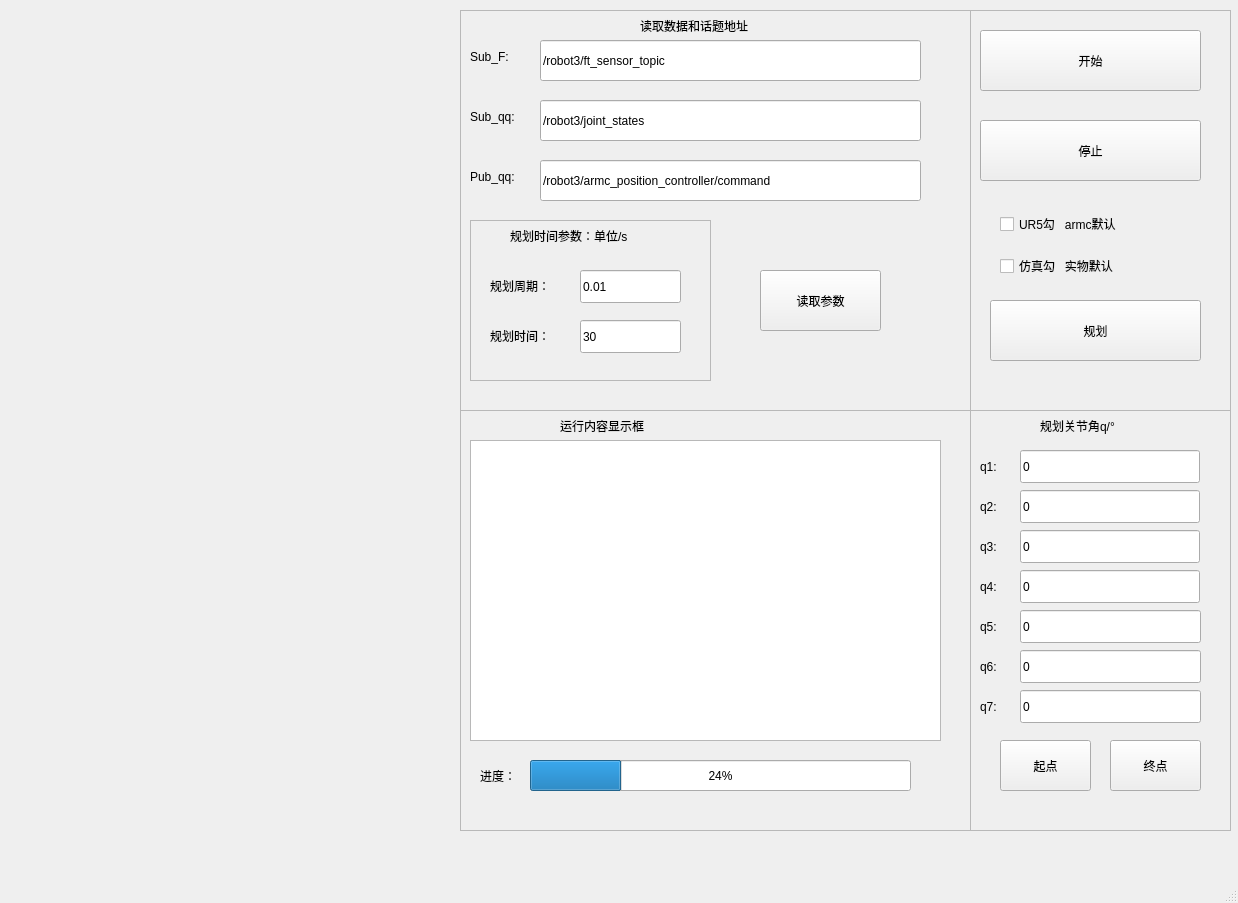
<?xml version="1.0" encoding="UTF-8"?>
<ui version="4.0">
 <class>MainWindow</class>
 <widget class="QMainWindow" name="MainWindow">
  <property name="geometry">
   <rect>
    <x>0</x>
    <y>0</y>
    <width>1238</width>
    <height>903</height>
   </rect>
  </property>
  <property name="windowTitle">
   <string>MainWindow</string>
  </property>
  <property name="iconSize">
   <size>
    <width>16</width>
    <height>16</height>
   </size>
  </property>
  <property name="animated">
   <bool>false</bool>
  </property>
  <widget class="QWidget" name="centralwidget">
   <widget class="QWidget" name="horizontalLayoutWidget">
    <property name="geometry">
     <rect>
      <x>10</x>
      <y>10</y>
      <width>451</width>
      <height>401</height>
     </rect>
    </property>
    <layout class="QHBoxLayout" name="horizontalLayout_1"/>
   </widget>
   <widget class="QWidget" name="horizontalLayoutWidget_2">
    <property name="geometry">
     <rect>
      <x>10</x>
      <y>410</y>
      <width>451</width>
      <height>421</height>
     </rect>
    </property>
    <layout class="QHBoxLayout" name="horizontalLayout_2"/>
   </widget>
   <widget class="QWidget" name="horizontalLayoutWidget_5">
    <property name="geometry">
     <rect>
      <x>460</x>
      <y>410</y>
      <width>511</width>
      <height>421</height>
     </rect>
    </property>
    <layout class="QHBoxLayout" name="horizontalLayout_5">
     <item>
      <widget class="QFrame" name="frame">
       <property name="frameShape">
        <enum>QFrame::StyledPanel</enum>
       </property>
       <property name="frameShadow">
        <enum>QFrame::Raised</enum>
       </property>
       <widget class="QTextEdit" name="textEdit">
        <property name="geometry">
         <rect>
          <x>10</x>
          <y>30</y>
          <width>471</width>
          <height>301</height>
         </rect>
        </property>
       </widget>
       <widget class="QLabel" name="label">
        <property name="geometry">
         <rect>
          <x>100</x>
          <y>0</y>
          <width>131</width>
          <height>31</height>
         </rect>
        </property>
        <property name="text">
         <string>运行内容显示框</string>
        </property>
       </widget>
       <widget class="QProgressBar" name="progressBar">
        <property name="geometry">
         <rect>
          <x>70</x>
          <y>350</y>
          <width>381</width>
          <height>31</height>
         </rect>
        </property>
        <property name="value">
         <number>24</number>
        </property>
       </widget>
       <widget class="QLabel" name="label_15">
        <property name="geometry">
         <rect>
          <x>20</x>
          <y>350</y>
          <width>51</width>
          <height>31</height>
         </rect>
        </property>
        <property name="text">
         <string>进度：</string>
        </property>
       </widget>
      </widget>
     </item>
    </layout>
   </widget>
   <widget class="QWidget" name="horizontalLayoutWidget_6">
    <property name="geometry">
     <rect>
      <x>460</x>
      <y>10</y>
      <width>511</width>
      <height>401</height>
     </rect>
    </property>
    <layout class="QHBoxLayout" name="horizontalLayout_6">
     <item>
      <widget class="QFrame" name="frame_4">
       <property name="frameShape">
        <enum>QFrame::StyledPanel</enum>
       </property>
       <property name="frameShadow">
        <enum>QFrame::Raised</enum>
       </property>
       <widget class="QLineEdit" name="lineEdit_sub_qq">
        <property name="geometry">
         <rect>
          <x>80</x>
          <y>90</y>
          <width>381</width>
          <height>41</height>
         </rect>
        </property>
        <property name="text">
         <string>/robot3/joint_states</string>
        </property>
       </widget>
       <widget class="QLabel" name="label_17">
        <property name="geometry">
         <rect>
          <x>10</x>
          <y>30</y>
          <width>61</width>
          <height>33</height>
         </rect>
        </property>
        <property name="text">
         <string>Sub_F:</string>
        </property>
       </widget>
       <widget class="QLineEdit" name="lineEdit_sub_f">
        <property name="geometry">
         <rect>
          <x>80</x>
          <y>30</y>
          <width>381</width>
          <height>41</height>
         </rect>
        </property>
        <property name="text">
         <string>/robot3/ft_sensor_topic</string>
        </property>
       </widget>
       <widget class="QLineEdit" name="lineEdit_pub_qq">
        <property name="geometry">
         <rect>
          <x>80</x>
          <y>150</y>
          <width>381</width>
          <height>41</height>
         </rect>
        </property>
        <property name="text">
         <string>/robot3/armc_position_controller/command</string>
        </property>
       </widget>
       <widget class="QLabel" name="label_18">
        <property name="geometry">
         <rect>
          <x>180</x>
          <y>0</y>
          <width>161</width>
          <height>31</height>
         </rect>
        </property>
        <property name="text">
         <string>读取数据和话题地址</string>
        </property>
       </widget>
       <widget class="QLabel" name="label_30">
        <property name="geometry">
         <rect>
          <x>10</x>
          <y>150</y>
          <width>71</width>
          <height>33</height>
         </rect>
        </property>
        <property name="text">
         <string>Pub_qq:</string>
        </property>
       </widget>
       <widget class="QLabel" name="label_19">
        <property name="geometry">
         <rect>
          <x>10</x>
          <y>90</y>
          <width>71</width>
          <height>33</height>
         </rect>
        </property>
        <property name="text">
         <string>Sub_qq:</string>
        </property>
       </widget>
       <widget class="QWidget" name="verticalLayoutWidget_3">
        <property name="geometry">
         <rect>
          <x>10</x>
          <y>210</y>
          <width>241</width>
          <height>161</height>
         </rect>
        </property>
        <layout class="QVBoxLayout" name="verticalLayout_3">
         <item>
          <widget class="QFrame" name="frame_3">
           <property name="frameShape">
            <enum>QFrame::StyledPanel</enum>
           </property>
           <property name="frameShadow">
            <enum>QFrame::Raised</enum>
           </property>
           <widget class="QLabel" name="label_13">
            <property name="geometry">
             <rect>
              <x>40</x>
              <y>0</y>
              <width>181</width>
              <height>31</height>
             </rect>
            </property>
            <property name="text">
             <string>规划时间参数：单位/s</string>
            </property>
           </widget>
           <widget class="QLabel" name="label_14">
            <property name="geometry">
             <rect>
              <x>20</x>
              <y>100</y>
              <width>91</width>
              <height>31</height>
             </rect>
            </property>
            <property name="text">
             <string>规划时间：</string>
            </property>
           </widget>
           <widget class="QLineEdit" name="lineEdit_t">
            <property name="geometry">
             <rect>
              <x>110</x>
              <y>100</y>
              <width>101</width>
              <height>33</height>
             </rect>
            </property>
            <property name="text">
             <string>30</string>
            </property>
           </widget>
           <widget class="QLineEdit" name="lineEdit_T">
            <property name="geometry">
             <rect>
              <x>110</x>
              <y>50</y>
              <width>101</width>
              <height>33</height>
             </rect>
            </property>
            <property name="text">
             <string>0.01</string>
            </property>
           </widget>
           <widget class="QLabel" name="label_12">
            <property name="geometry">
             <rect>
              <x>20</x>
              <y>50</y>
              <width>91</width>
              <height>31</height>
             </rect>
            </property>
            <property name="text">
             <string>规划周期：</string>
            </property>
           </widget>
          </widget>
         </item>
        </layout>
       </widget>
       <widget class="QPushButton" name="button_read">
        <property name="geometry">
         <rect>
          <x>300</x>
          <y>260</y>
          <width>121</width>
          <height>61</height>
         </rect>
        </property>
        <property name="text">
         <string>读取参数</string>
        </property>
        <property name="autoDefault">
         <bool>true</bool>
        </property>
       </widget>
       <zorder>lineEdit_sub_qq</zorder>
       <zorder>label_17</zorder>
       <zorder>lineEdit_sub_f</zorder>
       <zorder>lineEdit_pub_qq</zorder>
       <zorder>label_18</zorder>
       <zorder>label_30</zorder>
       <zorder>label_19</zorder>
       <zorder>verticalLayoutWidget_3</zorder>
       <zorder>button_read</zorder>
       <zorder>frame_3</zorder>
      </widget>
     </item>
    </layout>
   </widget>
   <widget class="QWidget" name="verticalLayoutWidget">
    <property name="geometry">
     <rect>
      <x>970</x>
      <y>410</y>
      <width>261</width>
      <height>421</height>
     </rect>
    </property>
    <layout class="QVBoxLayout" name="verticalLayout">
     <item>
      <widget class="QFrame" name="frame_6">
       <property name="frameShape">
        <enum>QFrame::StyledPanel</enum>
       </property>
       <property name="frameShadow">
        <enum>QFrame::Raised</enum>
       </property>
       <widget class="QLabel" name="label_4">
        <property name="geometry">
         <rect>
          <x>10</x>
          <y>160</y>
          <width>31</width>
          <height>33</height>
         </rect>
        </property>
        <property name="text">
         <string>q4:</string>
        </property>
       </widget>
       <widget class="QLineEdit" name="lineEdit_q5">
        <property name="geometry">
         <rect>
          <x>50</x>
          <y>200</y>
          <width>181</width>
          <height>33</height>
         </rect>
        </property>
        <property name="text">
         <string>0</string>
        </property>
       </widget>
       <widget class="QLabel" name="label_5">
        <property name="geometry">
         <rect>
          <x>10</x>
          <y>240</y>
          <width>31</width>
          <height>33</height>
         </rect>
        </property>
        <property name="text">
         <string>q6:</string>
        </property>
       </widget>
       <widget class="QLineEdit" name="lineEdit_q6">
        <property name="geometry">
         <rect>
          <x>50</x>
          <y>240</y>
          <width>181</width>
          <height>33</height>
         </rect>
        </property>
        <property name="text">
         <string>0</string>
        </property>
       </widget>
       <widget class="QLabel" name="label_6">
        <property name="geometry">
         <rect>
          <x>10</x>
          <y>280</y>
          <width>31</width>
          <height>33</height>
         </rect>
        </property>
        <property name="text">
         <string>q7:</string>
        </property>
       </widget>
       <widget class="QLineEdit" name="lineEdit_q7">
        <property name="geometry">
         <rect>
          <x>50</x>
          <y>280</y>
          <width>181</width>
          <height>33</height>
         </rect>
        </property>
        <property name="text">
         <string>0</string>
        </property>
       </widget>
       <widget class="QLineEdit" name="lineEdit_q4">
        <property name="geometry">
         <rect>
          <x>50</x>
          <y>160</y>
          <width>180</width>
          <height>33</height>
         </rect>
        </property>
        <property name="text">
         <string>0</string>
        </property>
       </widget>
       <widget class="QLabel" name="label_7">
        <property name="geometry">
         <rect>
          <x>10</x>
          <y>200</y>
          <width>31</width>
          <height>33</height>
         </rect>
        </property>
        <property name="text">
         <string>q5:</string>
        </property>
       </widget>
       <widget class="QLabel" name="label_3">
        <property name="geometry">
         <rect>
          <x>70</x>
          <y>0</y>
          <width>121</width>
          <height>31</height>
         </rect>
        </property>
        <property name="text">
         <string>规划关节角q/°</string>
        </property>
       </widget>
       <widget class="QLabel" name="label_8">
        <property name="geometry">
         <rect>
          <x>10</x>
          <y>120</y>
          <width>31</width>
          <height>33</height>
         </rect>
        </property>
        <property name="text">
         <string>q3:</string>
        </property>
       </widget>
       <widget class="QLineEdit" name="lineEdit_q3">
        <property name="geometry">
         <rect>
          <x>50</x>
          <y>120</y>
          <width>180</width>
          <height>33</height>
         </rect>
        </property>
        <property name="text">
         <string>0</string>
        </property>
       </widget>
       <widget class="QLabel" name="label_9">
        <property name="geometry">
         <rect>
          <x>10</x>
          <y>80</y>
          <width>31</width>
          <height>33</height>
         </rect>
        </property>
        <property name="text">
         <string>q2:</string>
        </property>
       </widget>
       <widget class="QLineEdit" name="lineEdit_q2">
        <property name="geometry">
         <rect>
          <x>50</x>
          <y>80</y>
          <width>180</width>
          <height>33</height>
         </rect>
        </property>
        <property name="text">
         <string>0</string>
        </property>
       </widget>
       <widget class="QLabel" name="label_10">
        <property name="geometry">
         <rect>
          <x>10</x>
          <y>40</y>
          <width>31</width>
          <height>33</height>
         </rect>
        </property>
        <property name="text">
         <string>q1:</string>
        </property>
       </widget>
       <widget class="QLineEdit" name="lineEdit_q1">
        <property name="geometry">
         <rect>
          <x>50</x>
          <y>40</y>
          <width>180</width>
          <height>33</height>
         </rect>
        </property>
        <property name="text">
         <string>0</string>
        </property>
       </widget>
       <widget class="QPushButton" name="button_plan_begin">
        <property name="geometry">
         <rect>
          <x>30</x>
          <y>330</y>
          <width>91</width>
          <height>51</height>
         </rect>
        </property>
        <property name="text">
         <string>起点</string>
        </property>
        <property name="autoDefault">
         <bool>true</bool>
        </property>
       </widget>
       <widget class="QPushButton" name="button_plan_end">
        <property name="geometry">
         <rect>
          <x>140</x>
          <y>330</y>
          <width>91</width>
          <height>51</height>
         </rect>
        </property>
        <property name="text">
         <string>终点</string>
        </property>
        <property name="autoDefault">
         <bool>true</bool>
        </property>
       </widget>
       <zorder>lineEdit_q4</zorder>
       <zorder>label_4</zorder>
       <zorder>lineEdit_q5</zorder>
       <zorder>label_7</zorder>
       <zorder>label_5</zorder>
       <zorder>lineEdit_q6</zorder>
       <zorder>label_6</zorder>
       <zorder>lineEdit_q7</zorder>
       <zorder>label_3</zorder>
       <zorder>label_8</zorder>
       <zorder>lineEdit_q3</zorder>
       <zorder>label_9</zorder>
       <zorder>lineEdit_q2</zorder>
       <zorder>label_10</zorder>
       <zorder>lineEdit_q1</zorder>
       <zorder>button_plan_begin</zorder>
       <zorder>button_plan_end</zorder>
      </widget>
     </item>
    </layout>
   </widget>
   <widget class="QWidget" name="verticalLayoutWidget_2">
    <property name="geometry">
     <rect>
      <x>970</x>
      <y>10</y>
      <width>261</width>
      <height>401</height>
     </rect>
    </property>
    <layout class="QVBoxLayout" name="verticalLayout_2">
     <item>
      <widget class="QFrame" name="frame_5">
       <property name="frameShape">
        <enum>QFrame::StyledPanel</enum>
       </property>
       <property name="frameShadow">
        <enum>QFrame::Raised</enum>
       </property>
       <widget class="QPushButton" name="button_begin">
        <property name="geometry">
         <rect>
          <x>10</x>
          <y>20</y>
          <width>221</width>
          <height>61</height>
         </rect>
        </property>
        <property name="text">
         <string>开始</string>
        </property>
        <property name="iconSize">
         <size>
          <width>16</width>
          <height>16</height>
         </size>
        </property>
        <property name="autoRepeat">
         <bool>false</bool>
        </property>
        <property name="autoExclusive">
         <bool>false</bool>
        </property>
        <property name="autoRepeatDelay">
         <number>400</number>
        </property>
        <property name="autoRepeatInterval">
         <number>200</number>
        </property>
        <property name="autoDefault">
         <bool>true</bool>
        </property>
        <property name="flat">
         <bool>false</bool>
        </property>
       </widget>
       <widget class="QPushButton" name="button_end">
        <property name="geometry">
         <rect>
          <x>10</x>
          <y>110</y>
          <width>221</width>
          <height>61</height>
         </rect>
        </property>
        <property name="text">
         <string>停止</string>
        </property>
        <property name="autoDefault">
         <bool>true</bool>
        </property>
       </widget>
       <widget class="QWidget" name="layoutWidget_2">
        <property name="geometry">
         <rect>
          <x>30</x>
          <y>190</y>
          <width>191</width>
          <height>91</height>
         </rect>
        </property>
        <layout class="QVBoxLayout" name="verticalLayout_4">
         <item>
          <widget class="QCheckBox" name="checkBox_UR5">
           <property name="text">
            <string>UR5勾   armc默认</string>
           </property>
          </widget>
         </item>
         <item>
          <widget class="QCheckBox" name="checkBox_gazebo">
           <property name="text">
            <string>仿真勾   实物默认</string>
           </property>
          </widget>
         </item>
        </layout>
       </widget>
       <widget class="QPushButton" name="button_plan">
        <property name="geometry">
         <rect>
          <x>20</x>
          <y>290</y>
          <width>211</width>
          <height>61</height>
         </rect>
        </property>
        <property name="text">
         <string>规划</string>
        </property>
        <property name="autoDefault">
         <bool>true</bool>
        </property>
       </widget>
      </widget>
     </item>
    </layout>
   </widget>
  </widget>
  <widget class="QMenuBar" name="menubar">
   <property name="geometry">
    <rect>
     <x>0</x>
     <y>0</y>
     <width>1238</width>
     <height>35</height>
    </rect>
   </property>
   <property name="defaultUp">
    <bool>false</bool>
   </property>
  </widget>
  <widget class="QStatusBar" name="statusbar"/>
 </widget>
 <resources/>
 <connections/>
</ui>
